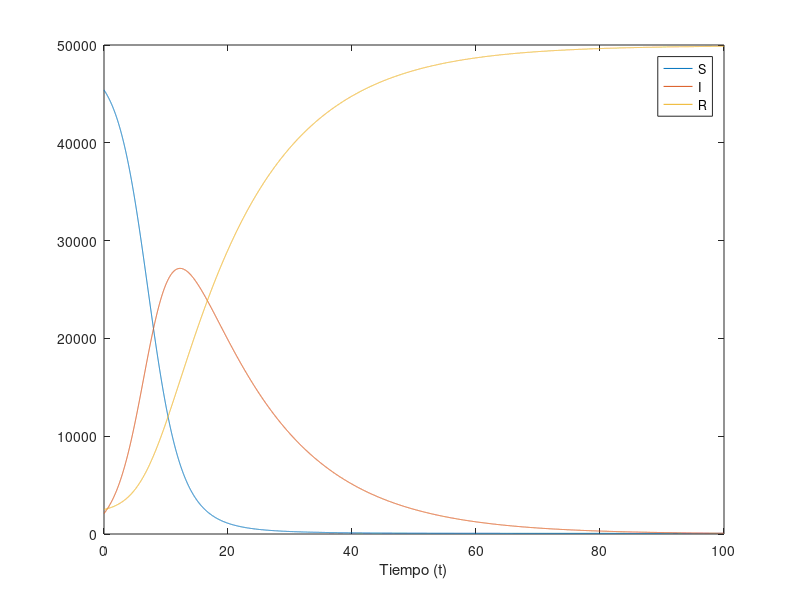
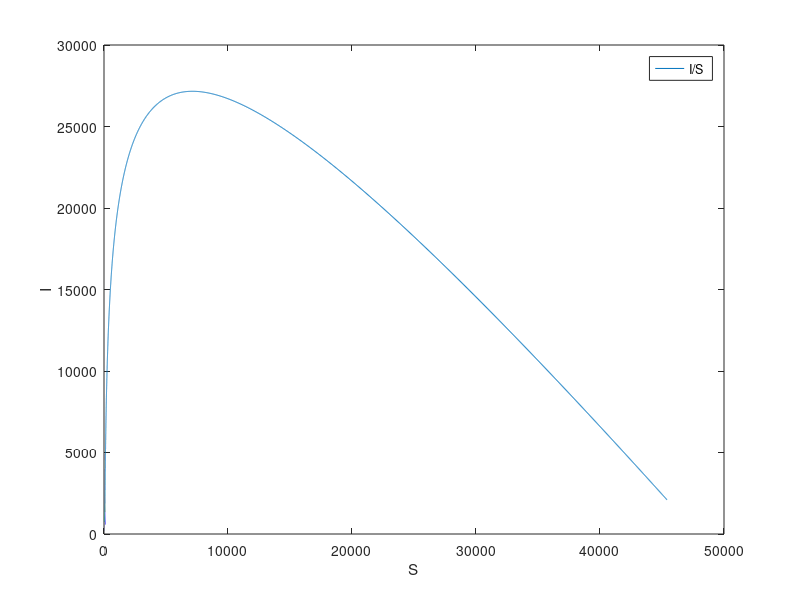
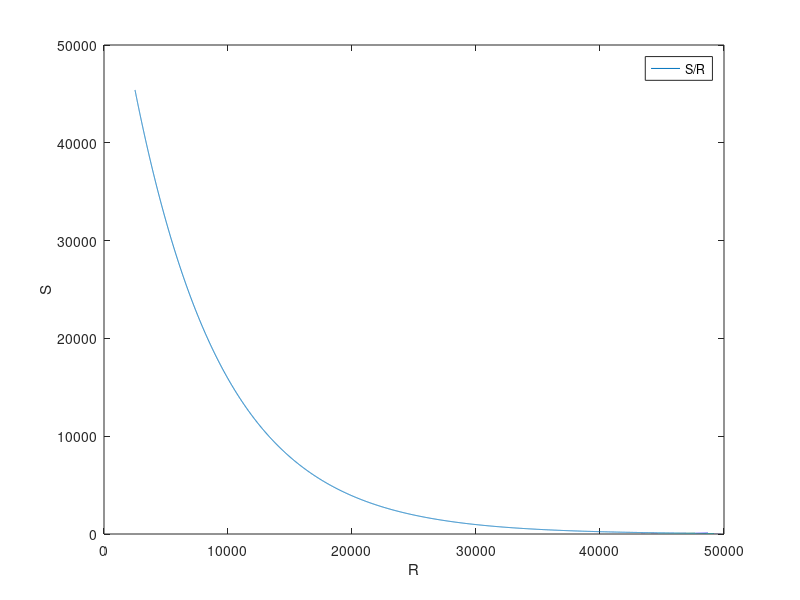

Source code (MATLAB) for these figures, in order:
%SCRIPT DE SOLUCIÓN Y GRAFICACIÓN DEL PROBLEMA
clc;
clear;

%Parámetros
a = 0.00001;
b = 1/14;

%Condiciones iniciales
S(1) = 45400;
I(1) = 2100;
R(1) = 2500;

%Tiempo de simulación
paso = 0.01;    %Incremento
tf = 100;    %Tiempo
t = 0:paso:tf;  %Diferencial

n = length(t);

%Método de Euler
for i=1:n-1
    S(i+1) = -a*S(i)*I(i)*paso+S(i);
    I(i+1) = (a*S(i)*I(i)-b*I(i))*paso+I(i);
    R(i+1) = b*I(i)*paso+R(i);
end

V = [S', I', R']
figure(1);
plot(t, V);
xlabel("Tiempo (t)");
legend('S', 'I', 'R');

fprintf("Número máximo de infectados: %i", max(I));

figure(2);
plot(S, I);
xlabel('S');
ylabel('I');
legend("I/S");

figure(3);
plot(R, S);
xlabel('R');
ylabel('S');
legend("S/R");